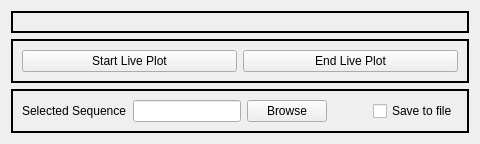
      <widget class="QWidget" name="tab_live">
       <attribute name="title">
        <string>Live</string>
       </attribute>
       <layout class="QGridLayout" name="gridLayout">
        <item row="2" column="0">
         <widget class="QFrame" name="frame_2">
          <property name="sizePolicy">
           <sizepolicy hsizetype="Preferred" vsizetype="Fixed">
            <horstretch>0</horstretch>
            <verstretch>0</verstretch>
           </sizepolicy>
          </property>
          <property name="frameShape">
           <enum>QFrame::Panel</enum>
          </property>
          <property name="frameShadow">
           <enum>QFrame::Plain</enum>
          </property>
          <property name="lineWidth">
           <number>2</number>
          </property>
          <layout class="QHBoxLayout" name="horizontalLayout_6">
           <item>
            <widget class="QLabel" name="livePlotSelectedSeqLbl">
             <property name="sizePolicy">
              <sizepolicy hsizetype="Preferred" vsizetype="Minimum">
               <horstretch>0</horstretch>
               <verstretch>0</verstretch>
              </sizepolicy>
             </property>
             <property name="text">
              <string>Selected Sequence</string>
             </property>
            </widget>
           </item>
           <item>
            <widget class="QLineEdit" name="livePlotSelectedSeqLineEdit">
             <property name="sizePolicy">
              <sizepolicy hsizetype="Expanding" vsizetype="Fixed">
               <horstretch>0</horstretch>
               <verstretch>0</verstretch>
              </sizepolicy>
             </property>
             <property name="readOnly">
              <bool>true</bool>
             </property>
            </widget>
           </item>
           <item>
            <widget class="QPushButton" name="pushButton">
             <property name="sizePolicy">
              <sizepolicy hsizetype="Minimum" vsizetype="Minimum">
               <horstretch>0</horstretch>
               <verstretch>0</verstretch>
              </sizepolicy>
             </property>
             <property name="text">
              <string>Browse</string>
             </property>
            </widget>
           </item>
           <item>
            <spacer name="horizontalSpacer_5">
             <property name="orientation">
              <enum>Qt::Horizontal</enum>
             </property>
             <property name="sizeHint" stdset="0">
              <size>
               <width>40</width>
               <height>20</height>
              </size>
             </property>
            </spacer>
           </item>
           <item>
            <widget class="QCheckBox" name="livePlotSaveFileCheckBox">
             <property name="text">
              <string>Save to file</string>
             </property>
            </widget>
           </item>
          </layout>
         </widget>
        </item>
        <item row="1" column="0">
         <widget class="QFrame" name="frame">
          <property name="sizePolicy">
           <sizepolicy hsizetype="MinimumExpanding" vsizetype="Fixed">
            <horstretch>0</horstretch>
            <verstretch>0</verstretch>
           </sizepolicy>
          </property>
          <property name="frameShape">
           <enum>QFrame::Panel</enum>
          </property>
          <property name="frameShadow">
           <enum>QFrame::Plain</enum>
          </property>
          <property name="lineWidth">
           <number>2</number>
          </property>
          <layout class="QHBoxLayout" name="horizontalLayout_2">
           <item>
            <widget class="QPushButton" name="startLivePlot">
             <property name="text">
              <string>Start Live Plot</string>
             </property>
            </widget>
           </item>
           <item>
            <widget class="QPushButton" name="endLivePlot">
             <property name="sizePolicy">
              <sizepolicy hsizetype="Minimum" vsizetype="Fixed">
               <horstretch>0</horstretch>
               <verstretch>0</verstretch>
              </sizepolicy>
             </property>
             <property name="text">
              <string>End Live Plot</string>
             </property>
            </widget>
           </item>
          </layout>
         </widget>
        </item>
        <item row="0" column="0">
         <widget class="QFrame" name="liveFrame">
          <property name="frameShape">
           <enum>QFrame::Panel</enum>
          </property>
          <property name="frameShadow">
           <enum>QFrame::Plain</enum>
          </property>
          <property name="lineWidth">
           <number>2</number>
          </property>
          <layout class="QHBoxLayout" name="horizontalLayout_5">
           <item>
            <widget class="MplWidget" name="liveTimePlotWidget" native="true">
             <property name="sizePolicy">
              <sizepolicy hsizetype="MinimumExpanding" vsizetype="Preferred">
               <horstretch>0</horstretch>
               <verstretch>0</verstretch>
              </sizepolicy>
             </property>
            </widget>
           </item>
           <item>
            <widget class="MplWidget" name="liveFrqPlotWidget" native="true">
             <property name="sizePolicy">
              <sizepolicy hsizetype="MinimumExpanding" vsizetype="Preferred">
               <horstretch>0</horstretch>
               <verstretch>0</verstretch>
              </sizepolicy>
             </property>
            </widget>
           </item>
          </layout>
         </widget>
        </item>
       </layout>
      </widget>
